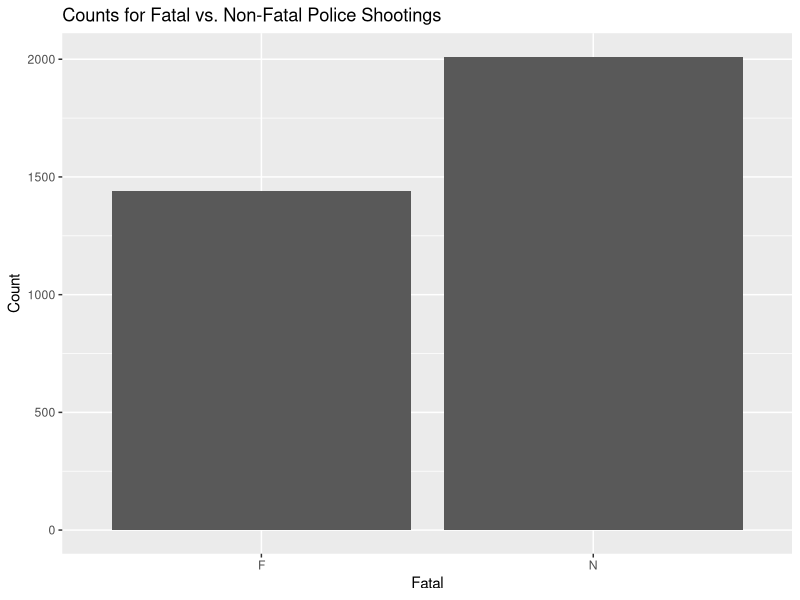
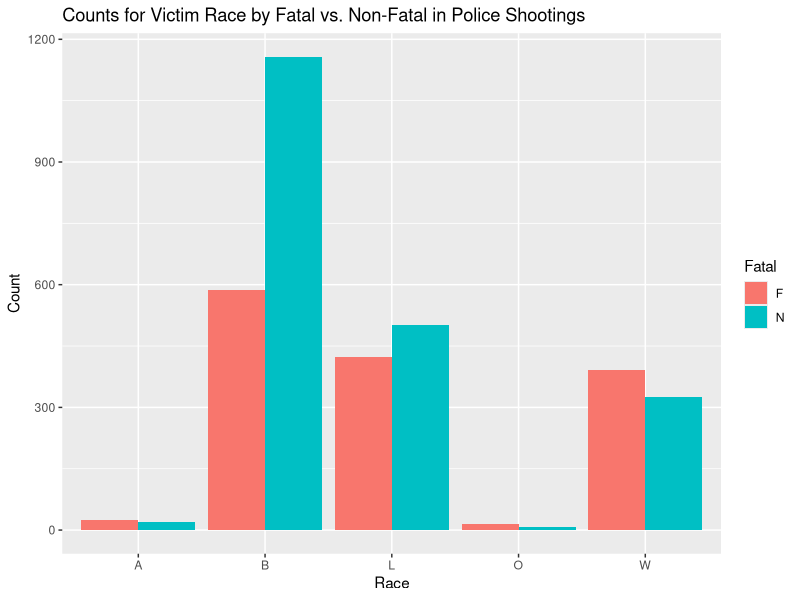
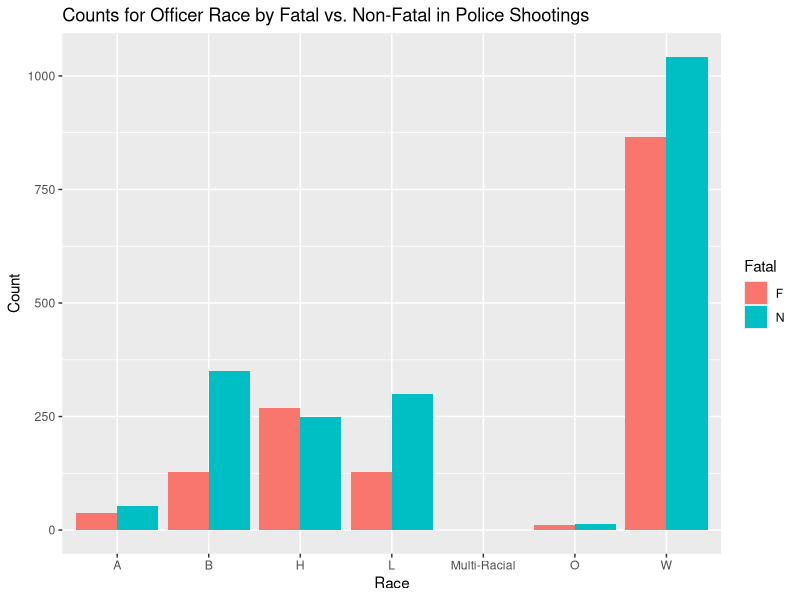
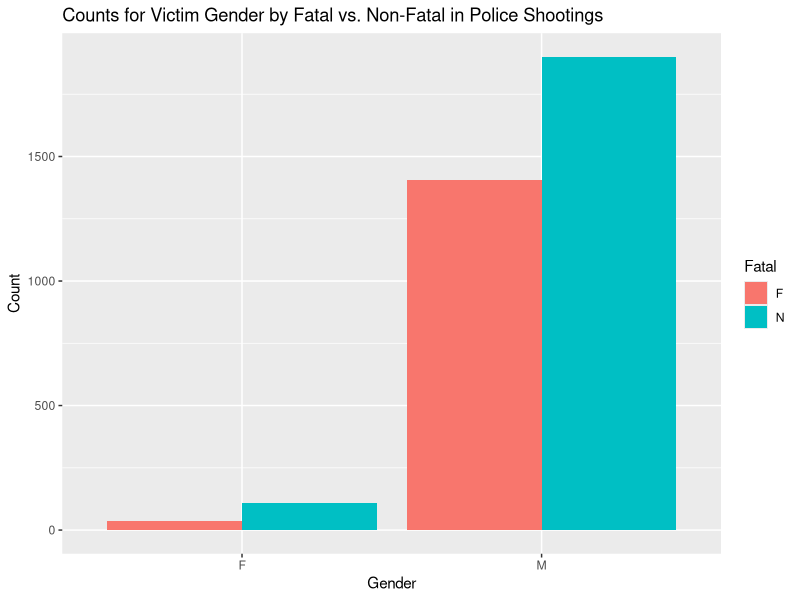
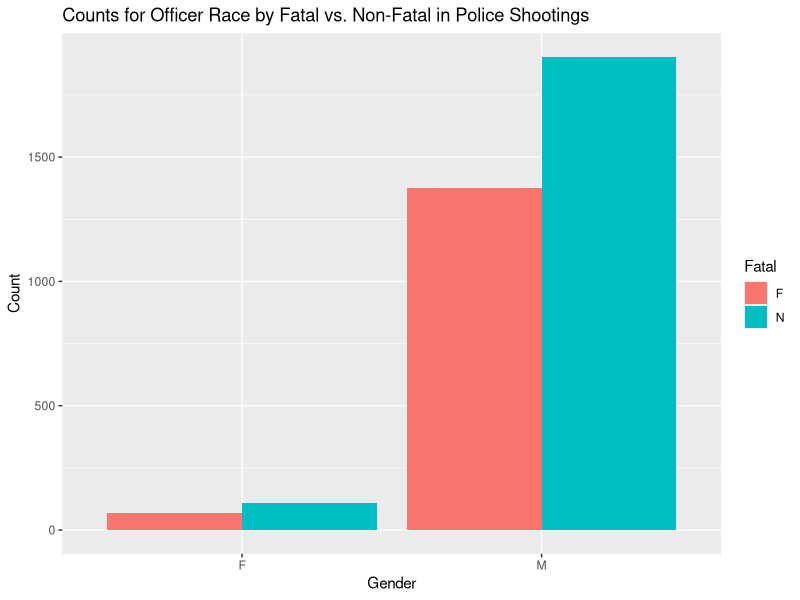

Reproduce these figures in R, in order.
## ---- chunk 1
knitr::opts_chunk$set(echo = FALSE, warning = FALSE, message = FALSE)
## ---- chunk 2
library(ggplot2)
library(dplyr)
library(tidyr)
library(tidyverse)
## ---- chunk 3
# Shootings
all <- read.csv("data/allshootingsdata.csv")

# Census Predictors
census <- read.csv("data/2013census.csv")[,-c(8,9)]
states <- lapply(census$department, function(x) str_extract_all(x,"\\([^()]+\\)")[[1]])
states <- substring(states, 2, nchar(states)-1)
census$state <- states

# Gun Law Predictors
gun_provisions <- read.csv("data/gun_provisions.csv") %>% 
  filter(year == 2013)
gun_provisions <- gun_provisions %>% 
  mutate(total_pr = rowSums(gun_provisions[,3:136]),
         deesc_train = ifelse(state %in% c("California", "New Mexico", "Texas", "Oklahoma", "South Dakota", "Illinois", "Indiana", "Tennessee", "Washington", "Missouri", "Georgia", "Ohio", "Maryland", "Massachusetts", "Connecticut", "Maine"), 1, 0)) %>% 
  select(state, total_pr, deesc_train)
gun_provisions$state <- state.abb[match(gun_provisions$state,state.name)]
## ---- chunk 4
all <- all %>% 
  select(-c("Date", "NatureOfStop", "Notes", "SubjectAge", "NumberOfShots", "Department", "FullNarrative", "fdate", "month", "day", "tr", "AvgAge", "VA", "F", "nshots", "sit")) %>% 
  mutate(other = as.numeric(other), 
         replica = as.numeric(replica), 
         knife = as.numeric(knife), 
         gun = as.numeric(weapon == "gun"), 
         unarmed = as.numeric(weapon == "unarmed"),
         unknown_weapon = as.numeric(weapon == "U"),
         id = paste0("C", row_number())) %>% 
  select(-weapon)

all <- all %>% 
  separate_rows(SubjectRace, SubjectGender, Fatal, sep = ";")

officer_gender <- sapply(str_split(all$OfficerGender, ";"), length)
officer_race <- sapply(str_split(all$OfficerRace, ";"), length)
out <- which((officer_gender == officer_race) == FALSE)
all <- all[-out,]

all <- all %>% 
  separate_rows(OfficerRace, OfficerGender, sep = ";") %>% 
  separate_rows(OfficerRace, OfficerGender, sep = ",") 

officer_gender2 <- sapply(str_split(all$OfficerGender, "/"), length)
officer_race2 <- sapply(str_split(all$OfficerRace, "/"), length)
out2 <- which((officer_gender2 == officer_race2) == FALSE)
all <- all[-out2,]

all$OfficerRace <- trimws(all$OfficerRace)
all$OfficerGender <- trimws(all$OfficerGender)
all$Fatal <- trimws(all$Fatal)

all <- all %>% 
  filter(SubjectRace != "U") %>% 
  filter(OfficerRace != "U") %>% 
  filter(OfficerRace != "Unknown") %>% 
  filter(OfficerRace != "NA") %>% 
  filter(OfficerRace != "") %>% 
  filter(OfficerRace != "I") %>% 
  filter(OfficerGender != "U") %>% 
  filter(OfficerGender != "N") %>% 
  filter(SubjectGender != "U") %>% 
  filter(SubjectGender != "N") %>% 
  filter(Fatal != "U")

all$OfficerRace[all$OfficerRace == "WHITE"] <- "W"
all$OfficerRace[all$OfficerRace == "BLACK"] <- "B"
all$OfficerRace[all$OfficerRace == "ASIAN"] <- "A"

all$OfficerGender[all$OfficerGender == "FEMALE"] <- "F"
all$OfficerGender[all$OfficerGender == "MALE"] <- "M"
all$OfficerGender[all$OfficerGender == "Male"] <- "M"
## ---- chunk 5
temp <- all %>% 
  group_by(Fatal) %>% 
  summarise(count = n())

ggplot(temp, aes(x=Fatal, y=count)) + 
  geom_bar(stat="identity") + 
  labs(x = "Fatal", y = "Count", title = "Counts for Fatal vs. Non-Fatal Police Shootings") 
## ---- chunk 6
temp <- all %>% 
  group_by(Fatal, SubjectRace) %>% 
  summarise(race_count = n())

ggplot(temp, aes(x=SubjectRace, y=race_count, fill = Fatal)) + 
  geom_bar(position="dodge", stat="identity") + 
  labs(x = "Race", y = "Count", title = "Counts for Victim Race by Fatal vs. Non-Fatal in Police Shootings") 

temp2 <- all %>% 
  group_by(Fatal, OfficerRace) %>% 
  summarise(race_count = n())

ggplot(temp2, aes(x=OfficerRace, y=race_count, fill = Fatal)) + 
  geom_bar(position="dodge", stat="identity") + 
  labs(x = "Race", y = "Count", title = "Counts for Officer Race by Fatal vs. Non-Fatal in Police Shootings") 
## ---- chunk 7
temp <- all %>% 
  group_by(Fatal, SubjectGender) %>% 
  summarise(gender_count = n())

ggplot(temp, aes(x=SubjectGender, y=gender_count, fill = Fatal)) + 
  geom_bar(position="dodge", stat="identity") + 
  labs(x = "Gender", y = "Count", title = "Counts for Victim Gender by Fatal vs. Non-Fatal in Police Shootings") 

temp2 <- all %>% 
  group_by(Fatal, OfficerGender) %>% 
  summarise(gender_count = n())

ggplot(temp2, aes(x=OfficerGender, y=gender_count, fill = Fatal)) + 
  geom_bar(position="dodge", stat="identity") + 
  labs(x = "Gender", y = "Count", title = "Counts for Officer Race by Fatal vs. Non-Fatal in Police Shootings") 
## ---- chunk 8

